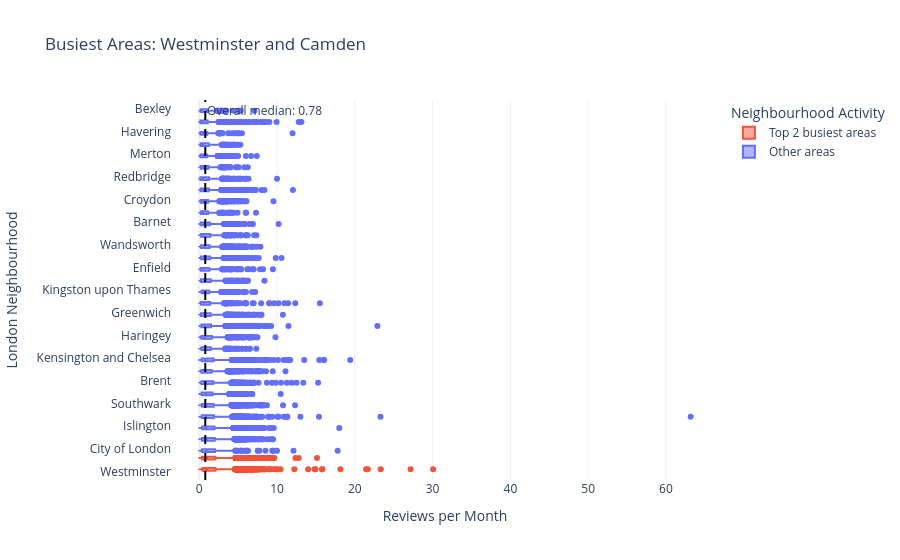

This figure's notebook cell:
### Code cell
import pandas as pd
import plotly.express as px

df.columns = df.columns.str.strip()

possible_columns = [
    'neighbourhood_cleansed',
    'neighbourhood',
    'neighbourhood_group_cleansed',
    'neighborhood',
    'borough'
]

location_column = next(
    (col for col in possible_columns if col in df.columns),
    None
)

if location_column is None:
    raise ValueError(
        "No neighbourhood column found. Check the output of print(df.columns.tolist())."
    )

df['reviews_per_month'] = pd.to_numeric(
    df['reviews_per_month'], errors='coerce'
)

activity_data = df[
    df['reviews_per_month'].notna() &
    (df['reviews_per_month'] > 0) &
    df[location_column].notna()
].copy()

borough_medians = (
    activity_data.groupby(location_column)['reviews_per_month']
    .median()
    .sort_values(ascending=False)
)

if len(borough_medians) < 2:
    raise ValueError("The dataset must contain at least two neighbourhoods.")

top_two = borough_medians.head(2).index.tolist()

borough_order = borough_medians.index.tolist()

activity_data['activity_group'] = activity_data[location_column].apply(
    lambda x: 'Top 2 busiest areas' if x in top_two else 'Other areas'
)

overall_median = activity_data['reviews_per_month'].median()

fig = px.box(
    activity_data,
    x='reviews_per_month',
    y=location_column,
    color='activity_group',
    orientation='h',
    points='outliers',
    category_orders={
        location_column: borough_order,
        'activity_group': ['Top 2 busiest areas', 'Other areas']
    },
    color_discrete_map={
        'Top 2 busiest areas': '#EF553B',
        'Other areas': '#636EFA'
    },
    title=f'Busiest Areas: {top_two[0]} and {top_two[1]}'
)

fig.add_vline(
    x=overall_median,
    line_dash='dash',
    line_color='black',
    annotation_text=f'Overall median: {overall_median:.2f}'
)

fig.update_layout(
    yaxis={'autorange': 'reversed'},
    xaxis_title='Reviews per Month',
    yaxis_title='London Neighbourhood',
    legend_title='Neighbourhood Activity',
    template='plotly_white'
)

fig.show()

print("Location column used:", location_column)
print("Top two busiest areas:", top_two)

### Figure 1 — Plotly figure (JSON) as saved in the notebook; plotly's stock layout.template omitted (floating-point values rounded to 4 significant figures; data arrays with more than 128 entries replaced by an {"elided": "..."} marker saying what was removed)
{"data": [{"alignmentgroup": "True", "boxpoints": "outliers", "hovertemplate": "activity_group=Top 2 busiest areas<br>reviews_per_month=%{x}<br>neighbourhood=%{y}<extra></extra>", "legendgroup": "Top 2 busiest areas", "marker": {"color": "#EF553B"}, "name": "Top 2 busiest areas", "notched": false, "offsetgroup": "Top 2 busiest areas", "orientation": "h", "showlegend": true, "type": "box", "x": {"elided": "10268 float values"}, "x0": " ", "xaxis": "x", "y": {"elided": "10268 str values"}, "y0": " ", "yaxis": "y"}, {"alignmentgroup": "True", "boxpoints": "outliers", "hovertemplate": "activity_group=Other areas<br>reviews_per_month=%{x}<br>neighbourhood=%{y}<extra></extra>", "legendgroup": "Other areas", "marker": {"color": "#636EFA"}, "name": "Other areas", "notched": false, "offsetgroup": "Other areas", "orientation": "h", "showlegend": true, "type": "box", "x": {"elided": "38521 float values"}, "x0": " ", "xaxis": "x", "y": {"elided": "38521 str values"}, "y0": " ", "yaxis": "y"}], "layout": {"annotations": [{"showarrow": false, "text": "Overall median: 0.78", "x": 0.78, "xanchor": "left", "xref": "x", "y": 1, "yanchor": "top", "yref": "y domain"}], "boxmode": "group", "legend": {"title": {"text": "Neighbourhood Activity"}, "tracegroupgap": 0}, "shapes": [{"line": {"color": "black", "dash": "dash"}, "type": "line", "x0": 0.78, "x1": 0.78, "xref": "x", "y0": 0, "y1": 1, "yref": "y domain"}], "title": {"text": "Busiest Areas: Westminster and Camden"}, "xaxis": {"anchor": "y", "domain": [0, 1], "title": {"text": "Reviews per Month"}}, "yaxis": {"anchor": "x", "autorange": "reversed", "categoryarray": ["Bexley", "Hillingdon", "Havering", "Barking and Dagenham", "Merton", "Bromley", "Redbridge", "Lewisham", "Croydon", "Sutton", "Barnet", "Waltham Forest", "Wandsworth", "Ealing", "Enfield", "Richmond upon Thames", "Kingston upon Thames", "Hounslow", "Greenwich", "Hackney", "Haringey", "Harrow", "Kensington and Chelsea", "Newham", "Brent", "Hammersmith and Fulham", "Southwark", "Tower Hamlets", "Islington", "Lambeth", "City of London", "Camden", "Westminster"], "categoryorder": "array", "domain": [0, 1], "title": {"text": "London Neighbourhood"}}}}
